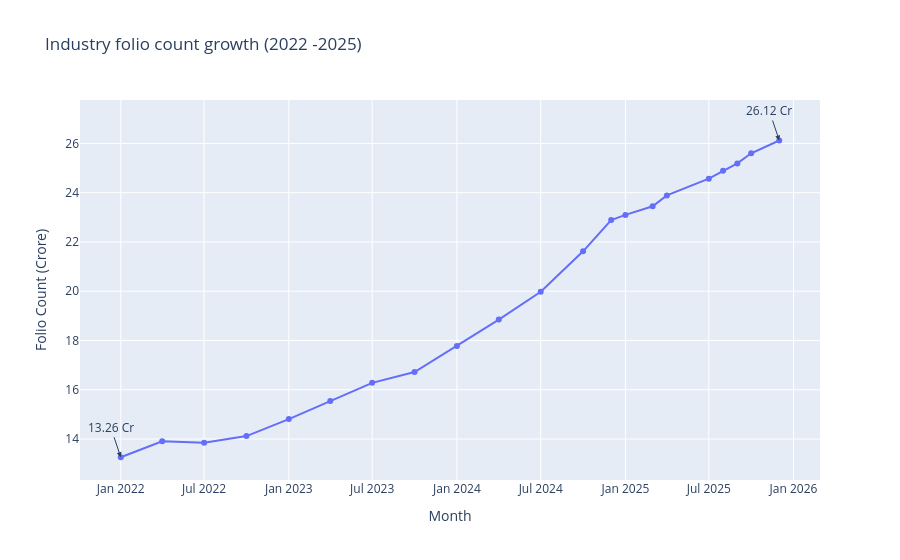

Write notebook code for a chart like this one.
### Code cell
folio_df["month"] = pd.to_datetime(folio_df["month"])
folio_df = folio_df.sort_values("month")
fig = px.line(
    folio_df,
    x="month",
    y="total_folios_crore",
    markers=True,
    title="Industry folio count growth (2022 -2025)"
)
start_row = folio_df.iloc[0]

fig.add_annotation(
    x=str(start_row["month"].date()),
    y=float(start_row["total_folios_crore"]),
    text="13.26 Cr",
    showarrow=True,
    arrowhead=2
)

end_row = folio_df.iloc[-1]
fig.add_annotation(
    x=str(end_row["month"].date()),
    y=float(end_row["total_folios_crore"]),
    text="26.12 Cr",
    showarrow=True,
    arrowhead=2
)
fig.update_layout(
    xaxis_title="Month",
    yaxis_title="Folio Count (Crore)"
)
fig.write_image(REPORT_DIR / "folio_count_growth.png")
fig.show()

### Figure 1 — Plotly figure (JSON) as saved in the notebook; plotly's stock layout.template omitted (floating-point values rounded to 4 significant figures)
{"data": [{"hovertemplate": "month=%{x}<br>total_folios_crore=%{y}<extra></extra>", "legendgroup": "", "line": {"color": "#636efa", "dash": "solid"}, "marker": {"symbol": "circle"}, "mode": "lines+markers", "name": "", "orientation": "v", "showlegend": false, "type": "scatter", "x": ["2022-01-01T00:00:00", "2022-04-01T00:00:00", "2022-07-01T00:00:00", "2022-10-01T00:00:00", "2023-01-01T00:00:00", "2023-04-01T00:00:00", "2023-07-01T00:00:00", "2023-10-01T00:00:00", "2024-01-01T00:00:00", "2024-04-01T00:00:00", "2024-07-01T00:00:00", "2024-10-01T00:00:00", "2024-12-01T00:00:00", "2025-01-01T00:00:00", "2025-03-01T00:00:00", "2025-04-01T00:00:00", "2025-07-01T00:00:00", "2025-08-01T00:00:00", "2025-09-01T00:00:00", "2025-10-01T00:00:00", "2025-12-01T00:00:00"], "xaxis": "x", "y": [13.26, 13.91, 13.85, 14.12, 14.81, 15.54, 16.28, 16.72, 17.78, 18.85, 19.98, 21.62, 22.89, 23.1, 23.45, 23.89, 24.57, 24.89, 25.19, 25.6, 26.12], "yaxis": "y"}], "layout": {"annotations": [{"arrowhead": 2, "showarrow": true, "text": "13.26 Cr", "x": "2022-01-01", "y": 13.26}, {"arrowhead": 2, "showarrow": true, "text": "26.12 Cr", "x": "2025-12-01", "y": 26.12}], "legend": {"tracegroupgap": 0}, "title": {"text": "Industry folio count growth (2022 -2025)"}, "xaxis": {"anchor": "y", "domain": [0, 1], "title": {"text": "Month"}}, "yaxis": {"anchor": "x", "domain": [0, 1], "title": {"text": "Folio Count (Crore)"}}}}
